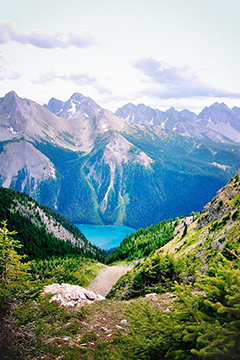
%> input picture test_T.jpg, 240 x 360 px
$ octave demo.m   (GNU Octave 9; MATLAB toolbox functions it lacks are replaced by stand-ins)
%> lines starting %> are read from the running program, lines starting %| are printed output that depends on the picture; in (x1, y1, x2, y2) boxes, pixels count from 0 and x2, y2 are one past the last pixel; in counts of white or black regions, pixels touching at a corner belong together; the program's own positions count from 1
### Poisson_dallen2ndAttempt.m
function [error] = Poisson_dallen2ndAttempt(tFileName, sFileName, mFileName, iFileName, nonC, iterations, dimReturnsThreshold, verbose)
%UNTITLED Summary of this function goes here
%   Detailed explanation goes here

% Start timer
tic
fprintf('====\n');
fprintf('Poisson_dallen2ndAttempt :: Executing\n');
fprintf('====\n');

%% Handle default arguments
for i = 1 % For loop is for code collapsing only (so I don't have to look at these)
    if( nargin < 1 )
        tFileName = 'test_T.jpg';
    end

    if( nargin < 2 )
        sFileName = 'test_S.jpg';
    end

    if( nargin < 3 )
        mFileName = 'test_M.jpg';
    end

    if( nargin < 4 )
        iFileName = 'Poisson_dallen2ndAttempt_test_I'; % set for unique final composit output names
    end

    if( nargin < 5 )
        nonC = false; % set to true for non-conservative field compositing
    end

    if( nargin < 6 )
        iterations = 0.5E4;
    end

    if( nargin < 7 )
        dimReturnsThreshold = 1E-4;
    end

    if( nargin < 8 )
        %         verbose = true;
        verbose = false;
    end
end

%% Load images
% TODO: Generalize this into a GUI that allows you to select images
T0 = double(imread(tFileName)); % Target image that makes up largest area of composited image
S0 = double(imread(sFileName)); % Source image for desired elements to be composited into target image
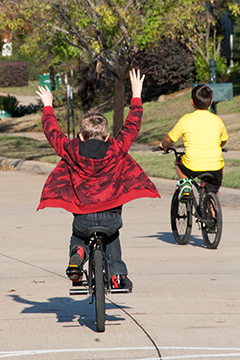
%> input picture test_S.jpg, 240 x 360 px
m = double(imread(mFileName)); % Mask image defining area ? where composited image should "look like" S0 (source image)
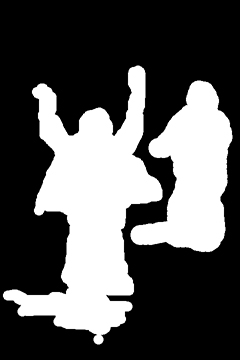
%> input picture test_M.jpg, 240 x 360 px
%> m: size 360x240x3 double; min 0, max 255, mean 86; mean of the top-left, top-right, bottom-left and bottom-right quarters 59.6, 88.1, 122.7, 73.8

% Save dimensions for quick reference
w = size(T0, 1);
%> w = 360
h = size(T0, 2);
%> h = 240
chan = size(T0, 3);
%> chan = 3

% Check dimensions of all images to make sure they match, as well as bit
% depth of S0 & T0 to make sure they match
if size(S0,1) ~= w | size(S0,2) ~= h | size(S0,3) ~= chan | size(m,1) ~= w | size(m,2) ~= h
    % Throw error and return from function
    fprintf('====\n');
    fprintf('Error - Poisson_dallen2ndAttempt:\n');
    fprintf('--\n');
    fprintf('source, target, and mask image dimensions must match,\n');
    fprintf('and source, target must have same number of channels\n');
    fprintf(' - Target is %d x %d x %d\n', size(T0,1), size(T0,2), size(T0,3));
    fprintf(' - Source is %d x %d x %d\n', size(S0,1), size(S0,2), size(S0,3));
    fprintf(' - Mask is %d x %d x %d\n', size(m,1), size(m,2), size(m,3));
    fprintf('====\n');
    return;
end

% Convert Mask to 1-bit (based on first channel, if it has more than one)
m1bit = (m(:,:,1) > 127);
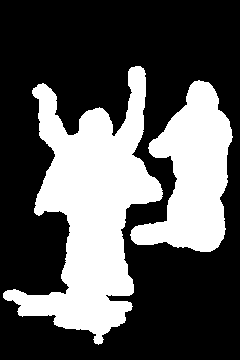
%> m1bit: size 360x240 logical; 33.9% white; 2 white regions, box (x1, y1, x2, y2) and area: (3, 66, 163, 345) 19511, (130, 80, 233, 252) 9761
% Expand out to match channels in T for matrix math
if chan > 1
    M0 = zeros(w, h, chan);
    for i = 1:(chan)
        M0(:,:,i) = m1bit(:,:);
    end
else
    M0 = m1bit;
end

% Clean up
clear tFileName sFileName mFileName m m1bit


%% Create Laplacian0
% Calculate Laplacians for T & S images
% K = [0,1,0; 1,-4,1; 0,1,0]; % Lapacian filter Kernel
K = -[0,1,0; 1,-4,1; 0,1,0]; % Lapacian filter Kernel (inverting it fixed channels that were inverted)
Lt = imfilter(T0,K,'replicate'); % Target Laplacian
Ls = imfilter(S0,K,'replicate'); % Source Laplacian
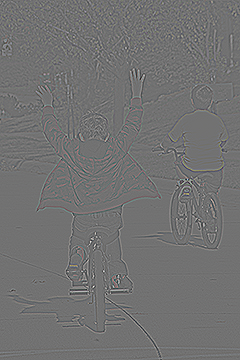
%> Ls: size 360x240x3 double; mean R, G, B 0, 0, 0; mean of the top-left, top-right, bottom-left and bottom-right quarters 0, 0, 0, 0; drawn with min black and max white

% Create a guidance vector field to keep gradients that are stronger in
% target image (T0) when nonC is true
LtAmp = (Lt(:,:,1) .* Lt(:,:,2) .* Lt(:,:,3)) .^(1/3); % Greyscale amplitudes of T gradient
LsAmp = (Ls(:,:,1) .* Ls(:,:,2) .* Ls(:,:,3)) .^(1/3); % Greyscale amplitudes of S gradient
LgVF = (LtAmp < LsAmp) .* M0(:,:,1);
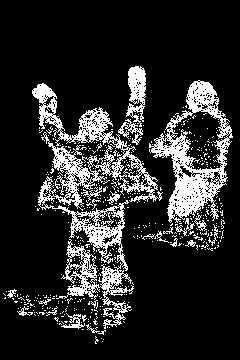
%> LgVF: size 360x240 double; values 0 (black) and 1 (white), 16.2% white; 477 white regions (456 under 20 px), largest, box (x1, y1, x2, y2) and area: (32, 83, 163, 329) 7176, (149, 80, 233, 223) 3927, (126, 66, 146, 127) 714
Lgm = zeros(w, h, chan);
for i = 1:chan
    Lgm(:,:,i) = LgVF(:,:);
end

% Composit Laplacian using compositing equation
Lm = nonC * Lgm + (1-nonC) * M0; % Calculates laplacian mask with influence of Guidance Vector Field Mask if nonC is true
L0 = Lm .* Ls + (1-Lm) .* Lt;
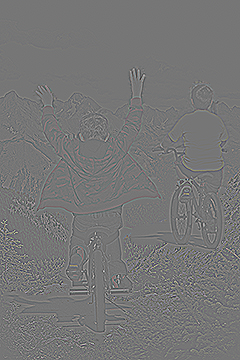
%> L0: size 360x240x3 double; mean R, G, B 0, 0, 0; mean of the top-left, top-right, bottom-left and bottom-right quarters 0.1, 0.1, -0.1, -0.1; drawn with min black and max white

% Clean up
clear Lm

%% Build sparse matrix
% Create holder for unique indexed pixels within masked region
Iindex = zeros(w,h);
Icount = 0;
for y = 1:h
    for x = 1:w
        if M0(x,y,1) == 1
            % Increase index count, and store it at that pixel
            Icount = Icount + 1;
            Iindex(x,y) = Icount;
        end
    end
end
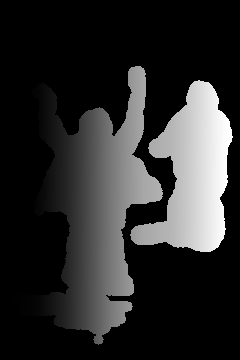
%> Iindex: size 360x240 double; min 0, max 29272, mean 4958.8; drawn with min black and max white
%> after the loop, Icount = 29272


% Check length of matrix
MaskPixelCount = size(find(M0(:, :, 1)), 1);
%> MaskPixelCount = 29272
if Icount ~= MaskPixelCount
    % Something went wrong
    fprintf('====\n');
    fprintf('Error - Poisson_dallen2ndAttempt:\n');
    fprintf('--\n');
    fprintf('index count does not match number of 1''s in mask\n');
    fprintf('====\n');
end

% Create large, sparse, linear array from indexes
%> the run ends on the next line
A = delsq(padarray(Iindex, [1,1]));


%% Create boundary term
% Create container for new image
I0 = T0;
% Populate it with appropriate values from T0 and L0
for i = 1:chan
    b = zeros(1, MaskPixelCount); % Holder for boundary term
    Icount = 0;
    for y = 1:h
        for x = 1:w

            % If the mask is on for this pixel
            if M0(x, y, 1) == 1

                % Increase index count
                Icount = Icount + 1;

                %TODO:
                %  1) Create special coefficients for situations where mask
                % goes to boundary of the image (current fix has too much
                % color bleeding into S from T around edges of image)
                %  2) nonC version of this is still not working properly.
                % Seems to be coming out negative. I might have to derive
                % the combined edges some other way

                % Adjust b for boundary pixels
                if y > 1
                    if M0(x, y-1, i) == 0 % Top
                        b(Icount) = b(Icount) + T0(x, y-1, i);
                    end
                else
                    b(Icount) = b(Icount) + S0(x, y, i);
                end

                if x > 1
                    if M0(x-1, y, i) == 0 % Left
                        b(Icount) = b(Icount) + T0(x-1, y, i);
                    end
                else
                    b(Icount) = b(Icount) + S0(x, y, i);
                end

                if y < h
                    if M0(x, y+1, i) == 0 % Bottom
                        b(Icount) = b(Icount) + T0(x, y+1, i);
                    end
                else
                    b(Icount) = b(Icount) + S0(x, y, i);
                end

                if x < w
                    if M0(x+1, y, i) == 0 % Right
                        b(Icount) = b(Icount) + T0(x+1, y, i);
                    end
                else
                    b(Icount) = b(Icount) + S0(x, y, i);
                end
                % Construct the guidance field
                IgV = L0(x, y, i);
                b(Icount) = b(Icount) + IgV;
            end
        end
    end

    % Calculate intensity of unknown image pixels in this channel
    Ix = A\b';
    % Alternate method: using biconjugate gradients
    %     Ix = bicg(A, b', [], 400); % Is it faster in any way?

    % Store new source values into composite image
    for y = 1:h
        for x = 1:w
            if M0(x,y,i) == 1 % Copy new intensities for pixels within the mask
                IxIndex = Iindex(x, y); % Find unique index in unique index location array
                I0(x, y, i) = Ix(IxIndex); % Assign value at that index to composite pixel
            end
        end
    end

    % Debugging
    %     imwrite(uint8( I0(:,:,i) ),[ iFileName '-chan' num2str(i) '.png'   ]);
end

% Clean up
clear Iindex Icount MaskPixelCount
clear A b x

%% Save
% Debugging images
if false % These never execute
    imwrite(uint8( M0*255   ),[ iFileName '-M0.png'         ]);
    imwrite(uint8( Lt       ),[ iFileName '-Lt.png'         ]);
    imwrite(uint8( Ls       ),[ iFileName '-Ls.png'         ]);
    imwrite(uint8( LtAmp    ),[ iFileName '-LtAmp.png'      ]);
    imwrite(uint8( LsAmp    ),[ iFileName '-LsAmp.png'      ]);
    imwrite(uint8( LgVF*255 ),[ iFileName '-LgVF.png'       ]);
    imwrite(uint8( Lgm*255  ),[ iFileName '-Lgm.png'        ]);
end

% Move into debugging if statement as they begin working as expected
imwrite(uint8( L0       ),[ iFileName '-L0.png'         ]);

% Save final image
imwrite(uint8( I0        ),[ iFileName '.png'        ]);

% Report timestamp
fprintf('====\n');
fprintf('Poisson_dallen2ndAttempt :: End\n');
toc
fprintf('====\n');

%% Cleanup Variables (some of these could be cleared earlier to save memory)
clear iFileName nonC iterations dimReturnsThreshold verbose
clear w h chan
clear S0 M0 T0 K Lt Ls LtAmp LsAmp LgVF Lgm Lm L0 I0

end

### demo.m
Poisson_dallen2ndAttempt();
